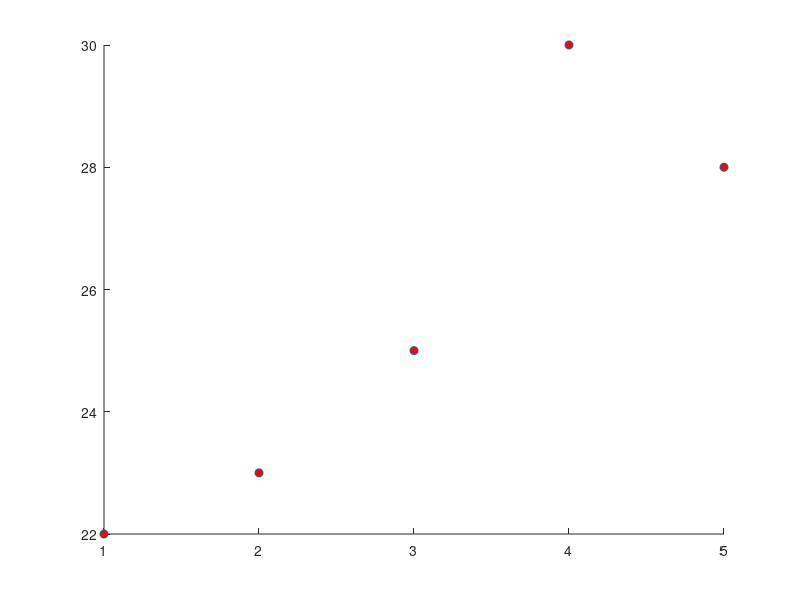

Recreate this plot in MATLAB. (Note: this script raises an error after producing the figure.)
nodes = [1,2,3,4,5];
values = [22,23,25,30,28];
clf;
hold on;

plot(nodes,values,'o','markerfacecolor','red');

X = linspace(1,5,1000);
plot(X, newton_formula(nodes,values,X),'--k','linewidth',5);


plot(X, lagrange_barycentric(nodes,values,X));